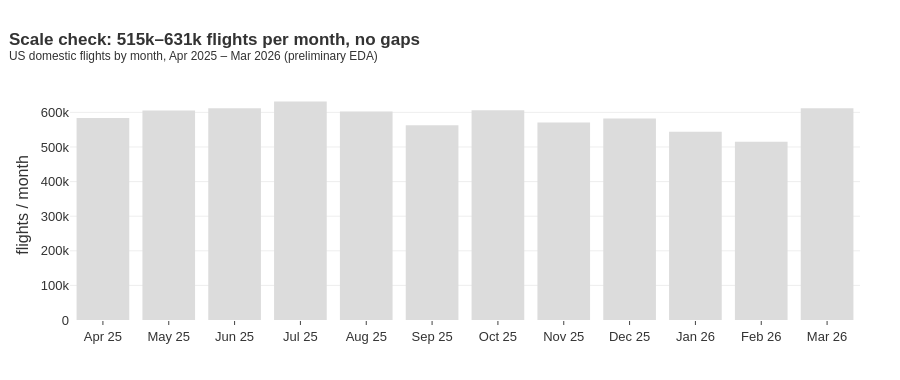

Notebook code cell kept with this figure:
### Code cell
monthly = df.groupby("ym").agg(flights=("FlightDate", "size"), delayed=("ArrDel15", "mean")).reset_index()
fig = go.Figure()
fig.add_bar(x=[MONTH_LABEL[m] for m in monthly.ym], y=monthly.flights, marker_color=LIGHTGREY,
            name="flights")
fig.update_layout(
    title="<b>Scale check: 515k–631k flights per month, no gaps</b><br><sup>US domestic flights by month, Apr 2025 – Mar 2026 (preliminary EDA)</sup>",
    yaxis_title="flights / month", height=380)
fig.show()

### Figure 1 — Plotly figure (JSON) as saved in the notebook; plotly's stock layout.template omitted (floating-point values rounded to 4 significant figures)
{"data": [{"marker": {"color": "#DCDCDC"}, "name": "flights", "type": "bar", "x": ["Apr 25", "May 25", "Jun 25", "Jul 25", "Aug 25", "Sep 25", "Oct 25", "Nov 25", "Dec 25", "Jan 26", "Feb 26", "Mar 26"], "y": [583950, 605648, 611575, 631428, 602378, 562439, 605844, 570550, 582304, 544003, 515037, 612102]}], "layout": {"height": 380, "title": {"text": "<b>Scale check: 515k–631k flights per month, no gaps</b><br><sup>US domestic flights by month, Apr 2025 – Mar 2026 (preliminary EDA)</sup>"}, "yaxis": {"title": {"text": "flights / month"}}}}
